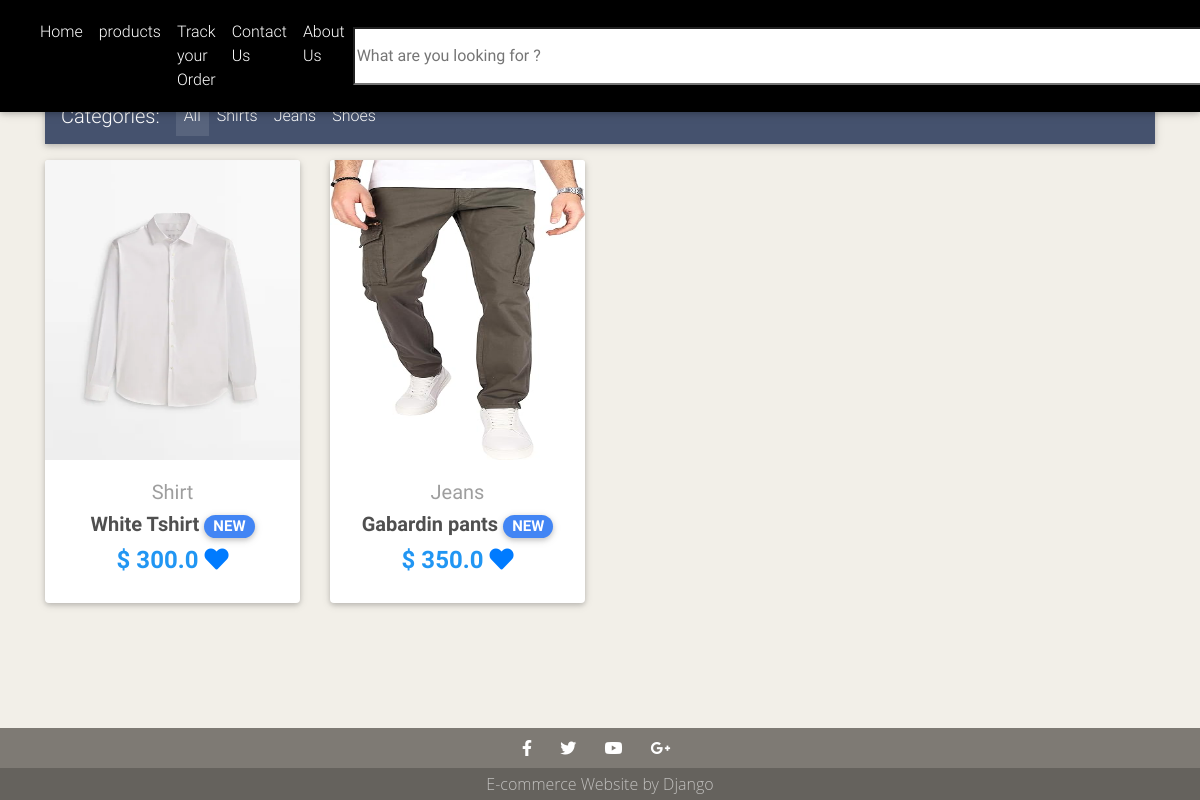
/show_wishlist (signed in), run on the app's committed database.
### myapp/models.py (models this page shows, shortened)
class Wishlist(models.Model):
    user = models.ForeignKey(settings.AUTH_USER_MODEL,on_delete=models.CASCADE)
    wished_item = models.ForeignKey(Item,on_delete=models.CASCADE)
    title = models.CharField(max_length=100)
    price = models.FloatField()
    discount_price = models.FloatField(blank=True, null=True)
    category = models.CharField(choices=CATEGORY_CHOICES, max_length=2)
    label = models.CharField(choices=LABEL_CHOICES, max_length=1)
    slug = models.CharField(max_length=30,null=True,blank=True)
    image = models.ImageField()
    added_date = models.DateTimeField(auto_now_add=True)
    def get_add_remove_wishlist_url(self):
        return reverse("myapp:add_remove_wishlist", kwargs={
            'slug': self.slug
        })
    def get_absolute_url(self):
        return reverse("myapp:product", kwargs={
            'slug': self.slug
            })

### myapp/views.py (the view)
# urls.py: path('show_wishlist', showwishlist, name='show_wishlist'),
def showwishlist(request):
    wishlist = Wishlist.objects.filter(user=request.user)
    context= {'wishlist':wishlist}
    return render(request,"wishlist.html",context)

### myapp/templatetags/cart_template_tags.py (called while the page is built)
@register.filter
def cart_item_count(user):
    if user.is_authenticated:
        qs = Order.objects.filter(user=user, ordered=False)
        if qs.exists():
            return qs[0].items.count()
    return 0

### myapp/templates/wishlist.html (shortened to what this page needs)
{% extends "base.html" %}
{% block content %}
    <div class="container">
      {% include "navbarplus.html" %}
      <section class="text-center mb-4">
        <div class="row wow fadeIn">
          {% for item in wishlist %}
          <div class="col-lg-3 col-md-6 mb-4">
            <div class="card">
              <div class="view overlay">
                <img src="{{ item.image.url }}" class="card-img-top" alt="No photo" width="600" height="300">
              </div>
              <div class="card-body text-center">
                <a href="" class="grey-text">
                  <h5>{{ item.get_category_display }}</h5>
                </a>
                <h5>
                  <strong>
                    <a href="{{ item.get_absolute_url }}" class="dark-grey-text">{{ item.title }}
                      <span class="badge badge-pill {{ item.get_label_display }}-color">NEW</span>
                    </a>
                  </strong>
                </h5>
                <h4 class="font-weight-bold blue-text">
                  <strong>$
                  {% if item.discount_price %}
                  {{ item.discount_price }}
                  {% else %}
                  {{ item.price }}
                  {% endif %}
                  <a href="{{item.get_add_remove_wishlist_url }}">
                    <i class="fa fa-heart" aria-hidden="true"></i></a>
                  </strong>
                </h4>
              </div>
            </div>
          </div>
          {% endfor %}
        </div>
      </section>
    </div>
{% endblock content %}

### myapp/templates/header.html (style rules this page uses)
body { min-height: 100vh; display: flex; flex-direction: column; background-color: hsl(42, 29%, 93%); }

### data on the page
Wishlist: image (picture), category "Shirt", title "White Tshirt", price "300.0"
Wishlist: image (picture), category "Jeans", title "Gabardin pants", discount_price "350.0"
